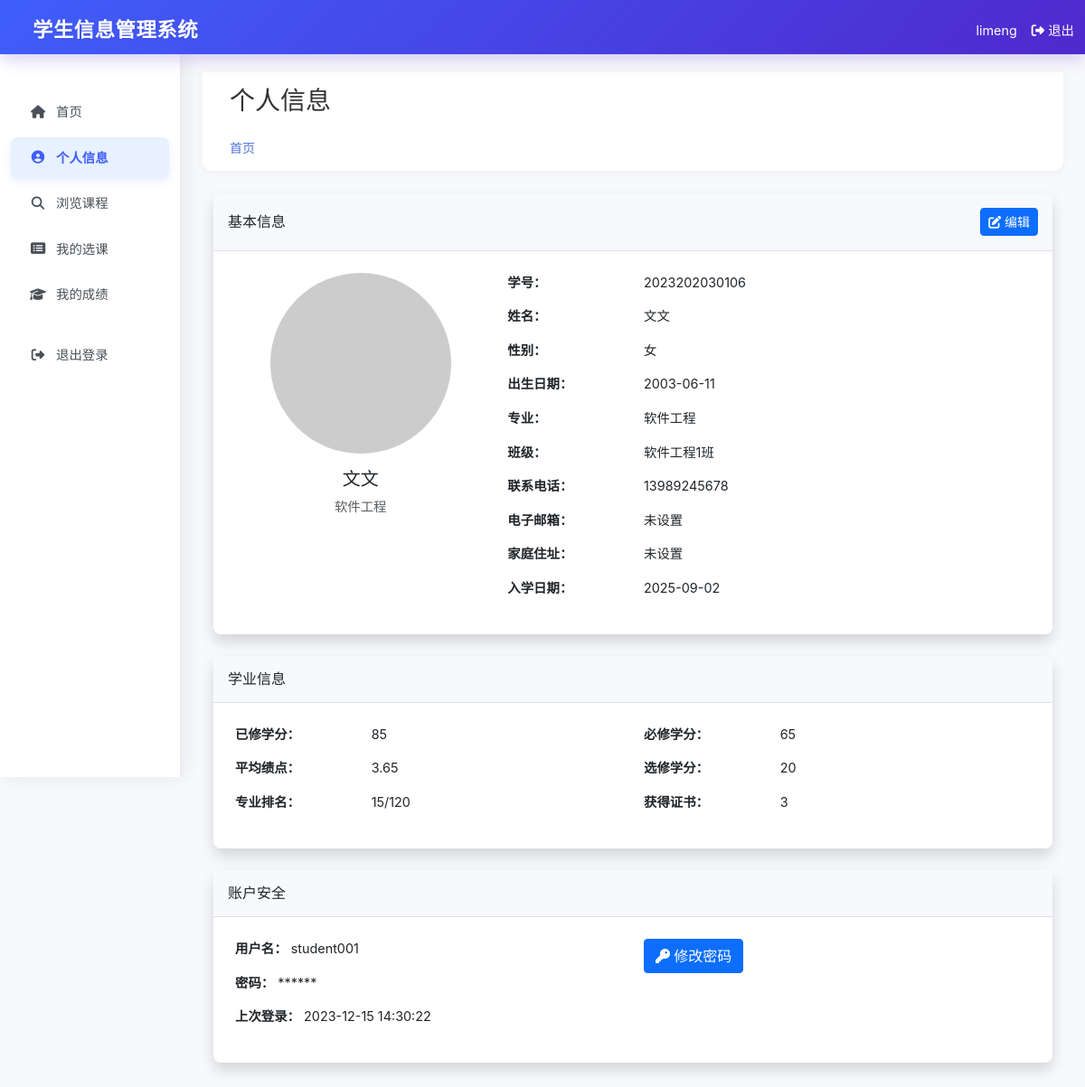
/my_profile (signed in), run on the app's committed database.
### tables this page shows
CREATE TABLE users (
        id INTEGER PRIMARY KEY AUTOINCREMENT,
        username TEXT UNIQUE NOT NULL,
        password TEXT NOT NULL,
        email TEXT UNIQUE NOT NULL,
        role TEXT NOT NULL DEFAULT 'user',
        created_at TIMESTAMP DEFAULT CURRENT_TIMESTAMP
    , name TEXT, student_id TEXT, student_record_id INTEGER);

CREATE TABLE students (
        id INTEGER PRIMARY KEY AUTOINCREMENT,
        student_id TEXT UNIQUE NOT NULL,
        name TEXT NOT NULL,
        gender TEXT NOT NULL,
        birth_date TEXT,
        address TEXT,
        phone TEXT,
        email TEXT,
        major_id INTEGER,
        class_id INTEGER,
        enrollment_date TEXT,
        created_by INTEGER,
        created_at TIMESTAMP DEFAULT CURRENT_TIMESTAMP,
        FOREIGN KEY (major_id) REFERENCES majors (id),
        FOREIGN KEY (class_id) REFERENCES classes (id),
        FOREIGN KEY (created_by) REFERENCES users (id)
    );

CREATE TABLE majors (
        id INTEGER PRIMARY KEY AUTOINCREMENT,
        name TEXT UNIQUE NOT NULL,
        description TEXT,
        created_at TIMESTAMP DEFAULT CURRENT_TIMESTAMP
    );

CREATE TABLE classes (
        id INTEGER PRIMARY KEY AUTOINCREMENT,
        name TEXT UNIQUE NOT NULL,
        major_id INTEGER,
        description TEXT,
        created_at TIMESTAMP DEFAULT CURRENT_TIMESTAMP,
        FOREIGN KEY (major_id) REFERENCES majors (id)
    );

### app.py (the view, shortened to what this page needs)
@app.route("/my_profile")
@login_required
def my_profile():
    conn = get_db_connection()
    if session.get("role") == "user":
        user = conn.execute("SELECT * FROM users WHERE username = ?",
                          (session.get("username"),)).fetchone()
        if not user:
            conn.close()
            flash("无法获取用户信息")
            return redirect(url_for("dashboard"))
        if user["student_record_id"]:
            student = conn.execute("""
                SELECT s.*, m.name as major_name, c.name as class_name
                FROM students s
                LEFT JOIN majors m ON s.major_id = m.id
                LEFT JOIN classes c ON s.class_id = c.id
                WHERE s.id = ?
            """, (user["student_record_id"],)).fetchone()
        else:
            student = None
        conn.close()
        return render_template("students/profile.html", student=student)
    else:
        conn.close()
        flash("无法获取学生信息")
        return redirect(url_for("dashboard"))

### app.py (called while the page is built)
def login_required(f):
    @wraps(f)
    def decorated_function(*args, **kwargs):
        if "user_id" not in session:
            return redirect(url_for("login"))
        return f(*args, **kwargs)
    return decorated_function

def get_db_connection():
    conn = sqlite3.connect("student_management.db")
    conn.row_factory = sqlite3.Row
    return conn

### templates/students/profile.html (shortened to what this page needs)
{% extends "student_base.html" %}
{% block header %}
<div class="d-sm-flex align-items-center justify-content-between mb-4">
    <h1 class="h3 mb-0 text-gray-800">个人信息</h1>
</div>
{% endblock %}
{% block content %}
<div class="card shadow mb-4">
    <div class="card-header py-3 d-flex flex-row align-items-center justify-content-between">
        <h6 class="m-0 font-weight-bold">基本信息</h6>
        <a href="{{ url_for('edit_profile') }}" class="btn btn-sm btn-primary">
            <i class="fas fa-edit"></i> 编辑
        </a>
    </div>
    <div class="card-body">
        <div class="row">
            <div class="col-lg-4 text-center mb-4">
                <img src="https://picsum.photos/seed/{{ student.student_id if student else 'default' }}/200/200.jpg" class="rounded-circle img-fluid" alt="头像">
                <h5 class="mt-3">{{ student.name if student else '未知' }}</h5>
                <p class="text-muted">{{ student.major_name if student else '未分配专业' }}</p>
            </div>
            <div class="col-lg-8">
                <div class="row mb-3">
                    <div class="col-sm-3"><strong>学号：</strong></div>
                    <div class="col-sm-9">{{ student.student_id if student else '未知' }}</div>
                </div>
                <div class="row mb-3">
                    <div class="col-sm-3"><strong>姓名：</strong></div>
                    <div class="col-sm-9">{{ student.name if student else '未知' }}</div>
                </div>
                <div class="row mb-3">
                    <div class="col-sm-3"><strong>性别：</strong></div>
                    <div class="col-sm-9">{{ student.gender if student else '未知' }}</div>
                </div>
                <div class="row mb-3">
                    <div class="col-sm-3"><strong>出生日期：</strong></div>
                    <div class="col-sm-9">{{ student.birth_date or '未设置' }}</div>
                </div>
                <div class="row mb-3">
                    <div class="col-sm-3"><strong>专业：</strong></div>
                    <div class="col-sm-9">{{ student.major_name or '未分配' }}</div>
                </div>
                <div class="row mb-3">
                    <div class="col-sm-3"><strong>班级：</strong></div>
                    <div class="col-sm-9">{{ student.class_name or '未分配' }}</div>
                </div>
                <div class="row mb-3">
                    <div class="col-sm-3"><strong>联系电话：</strong></div>
                    <div class="col-sm-9">{{ student.phone or '未设置' }}</div>
                </div>
                <div class="row mb-3">
                    <div class="col-sm-3"><strong>电子邮箱：</strong></div>
                    <div class="col-sm-9">{{ student.email or '未设置' }}</div>
                </div>
                <div class="row mb-3">
                    <div class="col-sm-3"><strong>家庭住址：</strong></div>
                    <div class="col-sm-9">{{ student.address or '未设置' }}</div>
                </div>
                <div class="row mb-3">
                    <div class="col-sm-3"><strong>入学日期：</strong></div>
                    <div class="col-sm-9">{{ student.enrollment_date or '未设置' }}</div>
                </div>
            </div>
        </div>
    </div>
</div>
<div class="card shadow mb-4">
    <div class="card-header py-3">
        <h6 class="m-0 font-weight-bold">学业信息</h6>
    </div>
    <div class="card-body">
        <div class="row">
            <div class="col-md-6">
                <div class="row mb-3">
                    <div class="col-sm-4"><strong>已修学分：</strong></div>
                    <div class="col-sm-8">85</div>
                </div>
                <div class="row mb-3">
                    <div class="col-sm-4"><strong>平均绩点：</strong></div>
                    <div class="col-sm-8">3.65</div>
                </div>
                <div class="row mb-3">
                    <div class="col-sm-4"><strong>专业排名：</strong></div>
                    <div class="col-sm-8">15/120</div>
                </div>
            </div>
            <div class="col-md-6">
                <div class="row mb-3">
                    <div class="col-sm-4"><strong>必修学分：</strong></div>
                    <div class="col-sm-8">65</div>
                </div>
                <div class="row mb-3">
                    <div class="col-sm-4"><strong>选修学分：</strong></div>
                    <div class="col-sm-8">20</div>
                </div>
                <div class="row mb-3">
                    <div class="col-sm-4"><strong>获得证书：</strong></div>
                    <div class="col-sm-8">3</div>
                </div>
            </div>
        </div>
    </div>
</div>
<div class="card shadow mb-4">
    <div class="card-header py-3">
        <h6 class="m-0 font-weight-bold">账户安全</h6>
    </div>
    <div class="card-body">
        <div class="row">
            <div class="col-md-6">
                <p><strong>用户名：</strong> student001</p>
                <p><strong>密码：</strong> ******</p>
                <p><strong>上次登录：</strong> 2023-12-15 14:30:22</p>
            </div>
            <div class="col-md-6">
                <button class="btn btn-primary" data-bs-toggle="modal" data-bs-target="#changePasswordModal">
                    <i class="fas fa-key"></i> 修改密码
                </button>
            </div>
        </div>
    </div>
</div>
{% endblock %}

### templates/student_base.html (shortened to what this page needs)
<!DOCTYPE html>
<html lang="zh-CN">
<head>
    <link href="https://cdn.jsdelivr.net/npm/bootstrap@5.3.0/dist/css/bootstrap.min.css" rel="stylesheet">
    <link rel="stylesheet" href="https://cdnjs.cloudflare.com/ajax/libs/font-awesome/6.4.0/css/all.min.css">
</head>
<body>
    <nav class="navbar navbar-dark fixed-top system-header">
        <div class="container-fluid">
            <span class="navbar-brand mb-0 h1 ms-4">学生信息管理系统</span>
            <div class="d-flex">
                <span class="text-white me-3">{{ session.username }}</span>
                <a href="{{ url_for('logout') }}" class="text-white text-decoration-none">
                    <i class="fas fa-sign-out-alt"></i> 退出
                </a>
            </div>
        </div>
    </nav>
    <div class="container-fluid" style="padding-top: 60px;">
        <div class="row">
            <nav class="col-md-3 col-lg-2 d-md-block sidebar collapse">
                <div class="position-sticky pt-3">
                    <div class="nav-section">
                        <ul class="nav flex-column">
                            <li class="nav-item">
                                <a class="nav-link {% if request.endpoint in ['dashboard', 'students_dashboard'] %}active{% endif %}" href="{{ url_for('students_dashboard') }}">
                                    <i class="fas fa-home"></i>
                                    首页
                                </a>
                            </li>
                        </ul>
                    </div>
                    <div class="nav-section">
                        <ul class="nav flex-column">
                            <li class="nav-item">
                                <a class="nav-link {% if request.endpoint == 'my_profile' %}active{% endif %}" href="{{ url_for('my_profile') }}">
                                    <i class="fas fa-user-circle"></i>
                                    个人信息
                                </a>
                            </li>
                            <li class="nav-item">
                                <a class="nav-link {% if request.endpoint == 'browse_courses' %}active{% endif %}" href="{{ url_for('browse_courses') }}">
                                    <i class="fas fa-search"></i>
                                    浏览课程
                                </a>
                            </li>
                            <li class="nav-item">
                                <a class="nav-link {% if request.endpoint == 'my_selections' %}active{% endif %}" href="{{ url_for('my_selections') }}">
                                    <i class="fas fa-list-alt"></i>
                                    我的选课
                                </a>
                            </li>
                            <li class="nav-item">
                                <a class="nav-link {% if request.endpoint == 'my_grades' %}active{% endif %}" href="{{ url_for('my_grades') }}">
                                    <i class="fas fa-graduation-cap"></i>
                                    我的成绩
                                </a>
                            </li>
                        </ul>
                    </div>
                    <div class="nav-section">
                        <ul class="nav flex-column">
                            <li class="nav-item">
                                <a class="nav-link logout-link" href="{{ url_for('logout') }}">
                                    <i class="fas fa-sign-out-alt"></i>
                                    退出登录
                                </a>
                            </li>
                        </ul>
                    </div>
                </div>
            </nav>
            <main class="col-md-9 ms-sm-auto col-lg-10 px-md-4 content" style="margin-left: 250px; padding-top: 20px;">
                <div class="top-header">
                    <div>
                        <h1 class="page-title">{% block header %}{% endblock %}</h1>
                        <div class="breadcrumb-container mt-1">
                            <a href="{{ url_for('students_dashboard') }}">首页</a>
                        </div>
                    </div>
                </div>
                <div class="container-fluid">
                    {% block content %}{% endblock %}
                </div>
            </main>
        </div>
    </div>
</body>
</html>

### templates/student_base.html (style rules this page uses)
:root { --sidebar-width: 250px; --sidebar-bg-color: #4e73df; --sidebar-text-color: #fff; --sidebar-active-color: #2e59d9; --sidebar-hover-color: rgba(255, 255, 255, 0.15); --header-height: 60px; }
body { font-family: 'Nunito', -apple-system, BlinkMacSystemFont, 'Segoe UI', Roboto, 'Helvetica Neue', Arial, sans-serif; font-size: 0.9rem; color: #5a5c69; background-color: #f8f9fc; min-height: 100vh; }
.system-header { background: linear-gradient(135deg, #3f5efb 0%, #4f29cd 100%); box-shadow: 0 4px 20px rgba(79, 41, 205, 0.25); padding: 15px 0; z-index: 1002; height: 60px; }
.system-header .navbar-brand { font-weight: 700; font-size: 1.4rem; color: white !important; text-shadow: 0 1px 2px rgba(0, 0, 0, 0.1); letter-spacing: 0.5px; }
.sidebar { height: 100vh; background-color: white; padding-top: 25px; box-shadow: 4px 0 20px rgba(0, 0, 0, 0.08); position: fixed; top: 60px; left: 0; z-index: 1000; overflow-y: auto; border-right: 1px solid #e9ecef; }
.sidebar .nav-link { color: #495057; padding: 12px 20px; border-radius: 8px; margin-bottom: 5px; transition: all 0.2s ease; display: flex; align-items: center; }
.sidebar .nav-link i { margin-right: 10px; width: 20px; text-align: center; }
.sidebar .nav-link.active { background-color: #e7f1ff; color: #3f5efb; font-weight: 600; box-shadow: 0 4px 10px rgba(63, 94, 251, 0.1); }
.sidebar .nav-link.active i { color: #3f5efb; opacity: 1; display: inline-block; margin-right: 10px; width: 20px; text-align: center; }
.content { padding: 20px; }
.top-header { background: white; box-shadow: 0 2px 10px rgba(0, 0, 0, 0.05); padding: 15px 30px; margin-bottom: 25px; border-radius: 0 0 10px 10px; display: flex; justify-content: space-between; align-items: center; }
.page-title { font-size: 24px; font-weight: 600; color: #333; margin: 0; }
.breadcrumb-container { font-size: 14px; color: #666; }
.breadcrumb-container a { color: #4e73df; text-decoration: none; }
.card { border: none; border-radius: 0.5rem; box-shadow: 0 0.15rem 1.75rem 0 rgba(58, 59, 69, 0.15); }
.card-header { background-color: #f8f9fc; border-bottom: 1px solid #dee2e6; padding: 1rem; }
.card-body { padding: 1.5rem; }
.btn { border-radius: 0.25rem; font-weight: 500; transition: all 0.3s ease; }

### data on the page
users: username "limeng"
students: name "文文", student "2023202030106", gender "女", birth_date "2003-06-11", phone "13989245678", email "未设置", address "未设置", enrollment_date "2025-09-02"
majors: name "软件工程"
classes: name "软件工程1班"
